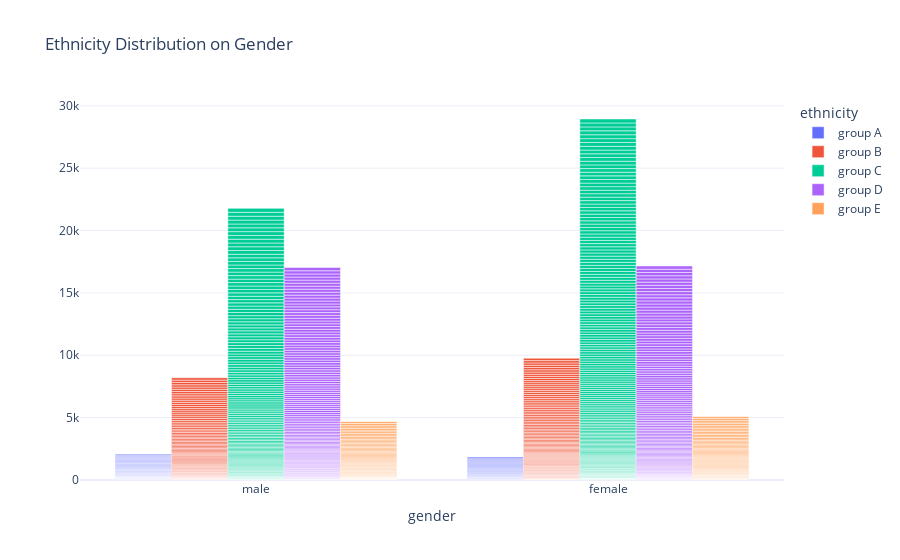

Notebook code for this chart:
### Markdown cell above
Now we already can see how their distribusion, but let's beautify our plot for a bit. First you can give the plot some theme, with `template` parameter, you can use the theme template they provides for example `ploty_dark` or `plotly_white` you can check out their documentation for more theme, at this one I'll use my favorite `plotly_white`. 

Then if you noticed the order of their group is ungroup, we can reorder with `category_order` parameter that can accept dictionary. It will automaticly detect and order your category if you give correct category. 

Lastly you can always give title to your plot.

### Code cell
fig = px.bar(df,
             x= 'gender',
             color='ethnicity',
             template='plotly_white', 
             barmode='group',
             category_orders={'ethnicity':["group A","group B","group C","group D","group E"]},
             title= "Ethnicity Distribution on Gender")
fig.show()

### Figure 1 — Plotly figure (JSON) as saved in the notebook; plotly's stock layout.template omitted (floating-point values rounded to 4 significant figures; data arrays with more than 128 entries replaced by an {"elided": "..."} marker saying what was removed)
{"data": [{"alignmentgroup": "True", "hoverlabel": {"namelength": 0}, "hovertemplate": "ethnicity=group A<br>gender=%{x}", "legendgroup": "group A", "marker": {"color": "#636efa"}, "name": "group A", "offsetgroup": "group A", "orientation": "v", "showlegend": true, "textposition": "auto", "type": "bar", "x": ["male", "male", "female", "male", "female", "male", "male", "female", "male", "male", "female", "male", "female", "male", "male", "male", "male", "male", "male", "male", "male", "male", "male", "male", "male", "female", "female", "male", "female", "male", "male", "female", "female", "male", "female", "female", "male", "male", "male", "female", "male", "male", "female", "male", "male", "male", "female", "male", "male", "male", "female", "female", "male", "male", "female", "male", "male", "female", "female", "male", "female", "male", "male", "male", "female", "male", "female", "male", "male", "male", "female", "female", "female", "male", "female", "female", "female", "female", "female", "male", "male", "female", "male", "female", "female", "female", "male", "female", "male"], "xaxis": "x", "yaxis": "y"}, {"alignmentgroup": "True", "hoverlabel": {"namelength": 0}, "hovertemplate": "ethnicity=group B<br>gender=%{x}", "legendgroup": "group B", "marker": {"color": "#EF553B"}, "name": "group B", "offsetgroup": "group B", "orientation": "v", "showlegend": true, "textposition": "auto", "type": "bar", "x": {"elided": "190 str values"}, "xaxis": "x", "yaxis": "y"}, {"alignmentgroup": "True", "hoverlabel": {"namelength": 0}, "hovertemplate": "ethnicity=group C<br>gender=%{x}", "legendgroup": "group C", "marker": {"color": "#00cc96"}, "name": "group C", "offsetgroup": "group C", "orientation": "v", "showlegend": true, "textposition": "auto", "type": "bar", "x": {"elided": "319 str values"}, "xaxis": "x", "yaxis": "y"}, {"alignmentgroup": "True", "hoverlabel": {"namelength": 0}, "hovertemplate": "ethnicity=group D<br>gender=%{x}", "legendgroup": "group D", "marker": {"color": "#ab63fa"}, "name": "group D", "offsetgroup": "group D", "orientation": "v", "showlegend": true, "textposition": "auto", "type": "bar", "x": {"elided": "262 str values"}, "xaxis": "x", "yaxis": "y"}, {"alignmentgroup": "True", "hoverlabel": {"namelength": 0}, "hovertemplate": "ethnicity=group E<br>gender=%{x}", "legendgroup": "group E", "marker": {"color": "#FFA15A"}, "name": "group E", "offsetgroup": "group E", "orientation": "v", "showlegend": true, "textposition": "auto", "type": "bar", "x": {"elided": "140 str values"}, "xaxis": "x", "yaxis": "y"}], "layout": {"barmode": "group", "legend": {"title": {"text": "ethnicity"}, "tracegroupgap": 0}, "title": {"text": "Ethnicity Distribution on Gender"}, "xaxis": {"anchor": "y", "domain": [0, 1], "title": {"text": "gender"}}, "yaxis": {"anchor": "x", "domain": [0, 1]}}}
